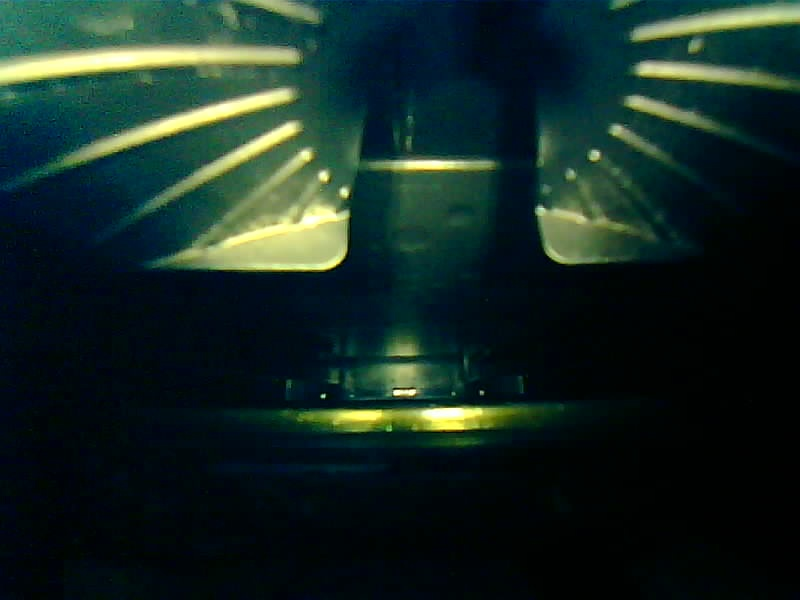
#> input picture Day 3 with weak models/images/Trial 1.jpg, 800 x 600 px, found by its file name
$ jupyter execute 'Robust Kicker.ipynb'
#> lines starting #> are read from the running program, lines starting #| are printed output that depends on the picture; after the words box and inside, x2 and y2 are one past the last pixel; in counts of white or black regions, pixels touching at a corner belong together
[cell 1]
import cv2
import numpy as np
import matplotlib.pyplot as plt
import os

# Function to extract and save reference features (ROI and edges) of the kicker
def extract_reference_features(image_path, save_dir):
    # Load the reference image
#> called with save_dir = 'Reference_Imgs'
    image = cv2.imread(image_path)
#> image is the input picture: shape (600, 800, 3); mean B, G, R 35.5, 40.6, 21.4
    if image is None:
        print("Error: Reference image not found.")
        return

    # Convert to grayscale
    gray_image = cv2.cvtColor(image, cv2.COLOR_BGR2GRAY)
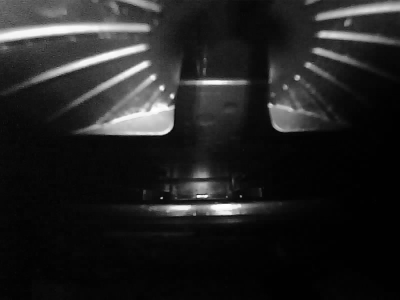
#> gray_image: shape (600, 800) (shown at 1/2 size); min 1, max 254, mean 34.2

    # Apply Gaussian blur to reduce noise
    blurred_image = cv2.GaussianBlur(gray_image, (5, 5), 0)

    # Perform Canny edge detection
    edges = cv2.Canny(blurred_image, 50, 150)
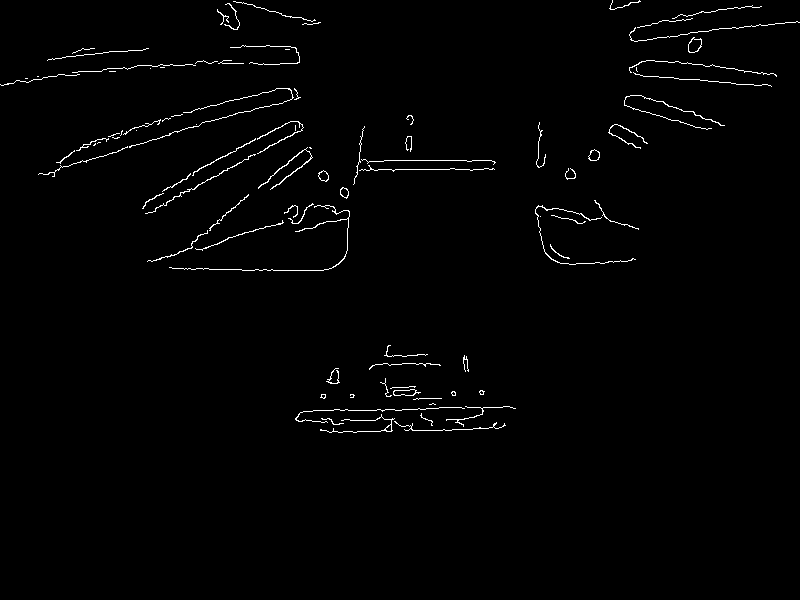
#> edges: shape (600, 800); 1.2% white in thin lines or dots, all inside (x1, y1, x2, y2) = (0, 0, 800, 433)

    # Define ROI (upper half of the image)
    height, width = edges.shape
    roi = edges[0:int(height/2), 0:width]  # Upper half of the edges image
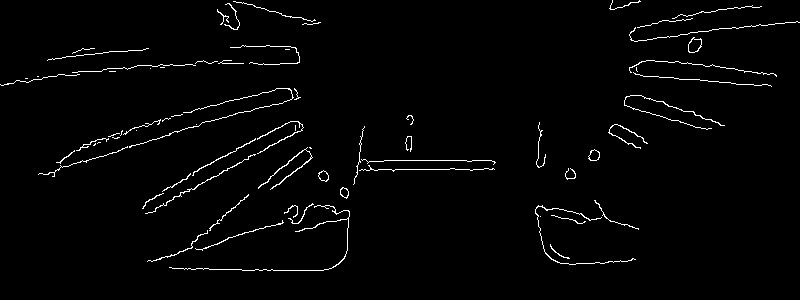
#> roi: shape (300, 800); 2% white in thin lines or dots

    # Save only the ROI (upper half) and its edges
    os.makedirs(save_dir, exist_ok=True)
    cv2.imwrite(os.path.join(save_dir, 'reference_roi.jpg'), roi)          # Save ROI of edges
    cv2.imwrite(os.path.join(save_dir, 'reference_edges.jpg'), roi)        # Save the same ROI as reference edges

    print(f"Reference features saved successfully in '{save_dir}'.")

# Test the function
extract_reference_features(
    'image collection/CV Image Collection/03 Kicker Detection/800x600/Kicker at front position/Trial 1.jpg',
    'Reference_Imgs'
)

## Kicker Detection

[cell 2]
import cv2
import numpy as np
import matplotlib.pyplot as plt

# Function to detect kicker based on edge similarity using feature matching
def detect_kicker_with_feature_matching(image_path, reference_roi, reference_edges, threshold=0.3):
    # Load the image
    image = cv2.imread(image_path)
    if image is None:
        print("Error: Image not found.")
        return None  # Return None if the image is not found

    # Step 1: Image Preprocessing
    gray_image = cv2.cvtColor(image, cv2.COLOR_BGR2GRAY)
    blurred_image = cv2.GaussianBlur(gray_image, (5, 5), 0)

    # Step 2: Edge Detection
    edges = cv2.Canny(blurred_image, 50, 150)

    # Step 3: Define ROI (upper half of the image)
    height, width = edges.shape
    roi = edges[0:int(height/2), 0:width]

    # Step 4: Feature Matching with ORB
    orb = cv2.ORB_create()

    # Detect keypoints and descriptors in reference and current ROI
    keypoints_ref, descriptors_ref = orb.detectAndCompute(reference_edges, None)
    keypoints_roi, descriptors_roi = orb.detectAndCompute(roi, None)

    # Check if keypoints are found
    if descriptors_ref is None or descriptors_roi is None:
        print("No keypoints detected in one of the images.")
        return None

    # Create BFMatcher object based on Hamming distance (suitable for ORB)
    bf = cv2.BFMatcher(cv2.NORM_HAMMING, crossCheck=True)

    # Match descriptors
    matches = bf.match(descriptors_ref, descriptors_roi)
    matches = sorted(matches, key=lambda x: x.distance)  # Sort by distance

    # Visualization of matches
    match_image = cv2.drawMatches(reference_edges, keypoints_ref, roi, keypoints_roi, matches[:20], None, flags=cv2.DrawMatchesFlags_NOT_DRAW_SINGLE_POINTS)

    # Calculate similarity based on good matches
    good_matches = [m for m in matches if m.distance < 50]  # Threshold for good matches
    similarity_score = len(good_matches) / len(matches) if matches else 0  # Similarity score

    kicker_detected = similarity_score >= threshold

    # Visualization
    plt.figure(figsize=(12, 10))
    plt.subplot(2, 2, 1)
    plt.imshow(cv2.cvtColor(image, cv2.COLOR_BGR2RGB))
    plt.title("Original Image")
    plt.axis("off")

    plt.subplot(2, 2, 2)
    plt.imshow(edges, cmap='gray')
    plt.title("Detected Edges")
    plt.axis("off")

    plt.subplot(2, 2, 3)
    plt.imshow(reference_edges, cmap='gray')
    plt.title("Reference Edges")
    plt.axis("off")

    plt.subplot(2, 2, 4)
    plt.imshow(match_image)
    plt.title(f"Feature Matching\n(Similarity Score: {similarity_score:.2f})")
    plt.axis("off")

    plt.tight_layout()
    plt.show()

    if kicker_detected:
        print(f"Kicker detected with similarity score: {similarity_score:.2f}")
    else:
        print("No kicker detected.")

    return kicker_detected

# Test the function
reference_roi = cv2.imread('Reference_Imgs/reference_roi.jpg', cv2.IMREAD_GRAYSCALE)
reference_edges = cv2.imread('Reference_Imgs/reference_edges.jpg', cv2.IMREAD_GRAYSCALE)

## Testing for True Cases

[cell 3]
detect_kicker_with_feature_matching('image collection/CV Image Collection/03 Kicker Detection/800x600/Kicker at front position/Trial 3.jpg', reference_roi, reference_edges, threshold=0.7)

[cell 4]
detect_kicker_with_feature_matching('image collection/CV Image Collection/03 Kicker Detection/800x600/Invalid Case/Kicker in reverse orientation/Trial 3.jpg', reference_roi, reference_edges, threshold=0.5)

## For No Kicker

[cell 5]
detect_kicker_with_feature_matching('image collection/CV Image Collection/03 Kicker Detection/800x600/Kicker at pos 100/Trial 1.jpg', reference_roi, reference_edges, threshold=0.7)
#> call 3 of detect_kicker_with_feature_matching, with threshold = 0.7
#> in detect_kicker_with_feature_matching (call 3), `keypoints_ref, descriptors_ref = orb.detectAndCompute(reference_edges,..`: keypoints_ref = 500 keypoints; strongest (x, y, size): (299, 127, 31), (344, 197, 31), (280, 224, 31), (609, 131, 31)
#> in detect_kicker_with_feature_matching (call 3), `keypoints_roi, descriptors_roi = orb.detectAndCompute(roi, None)`: keypoints_roi = 500 keypoints; strongest (x, y, size): (335, 209, 31), (345, 194, 31), (292, 98, 31), (158, 120, 31)
#> in detect_kicker_with_feature_matching (call 3), `matches = bf.match(descriptors_ref, descriptors_roi)`: matches = 404 matches
#> in detect_kicker_with_feature_matching (call 3), `match_image = cv2.drawMatches(reference_edges, keypoints_ref, roi, key..`:
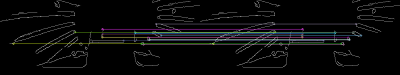
#> match_image: shape (300, 1600, 3) (shown at 1/4 size); mean of channels 0, 1, 2 11, 10.6, 10.5; drawn as B, G, R
#> in detect_kicker_with_feature_matching (call 3), `good_matches = [m for m in matches if m.distance < 50]`: good_matches = 403 matches
#> in detect_kicker_with_feature_matching (call 3), `similarity_score = len(good_matches) / len(matches) if matches else 0`: similarity_score = 0.998
#> in detect_kicker_with_feature_matching (call 3), `kicker_detected = similarity_score >= threshold`: kicker_detected = True
#> in detect_kicker_with_feature_matching (call 3), `plt.show()`:
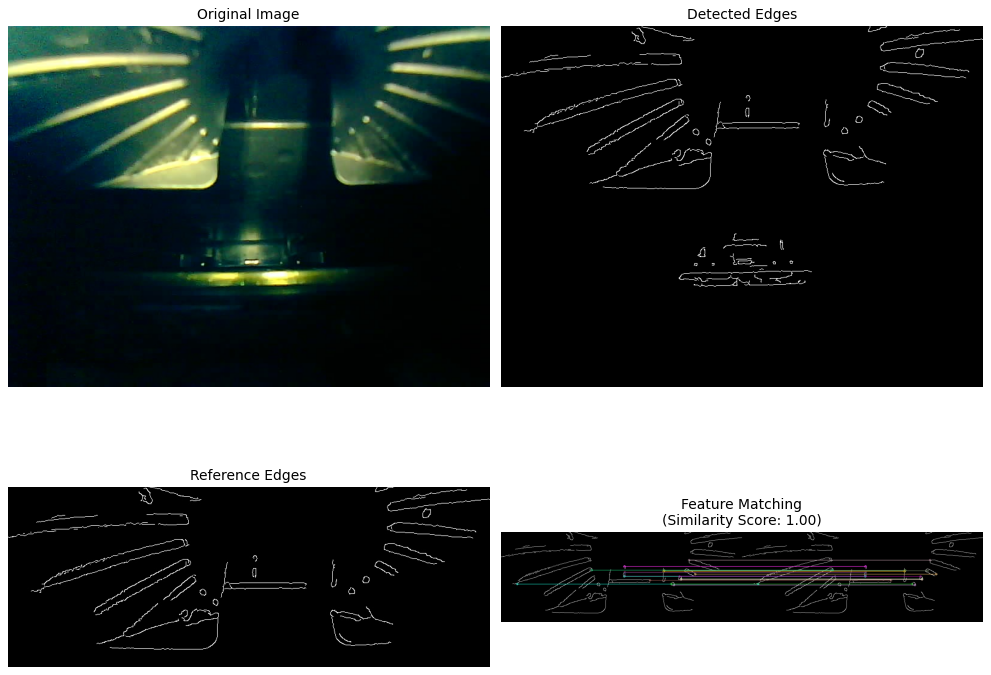
#> figure drawn by matplotlib, 4 panels
#| Kicker detected with similarity score: 1.00
#> Out = True

## Using Contours, Shape Matching

[cell 6]
import cv2
import numpy as np
import matplotlib.pyplot as plt

# Function to detect kicker based on edge similarity using shape matching and feature matching
def detect_kicker_with_shape_and_feature(image_path, reference_roi, reference_edges, threshold=0.4):
    # Load the image
    image = cv2.imread(image_path)
    if image is None:
        print("Error: Image not found.")
        return None  # Return None if the image is not found

    # Step 1: Image Preprocessing
    gray_image = cv2.cvtColor(image, cv2.COLOR_BGR2GRAY)
    blurred_image = cv2.GaussianBlur(gray_image, (5, 5), 0)

    # Step 2: Edge Detection
    edges = cv2.Canny(blurred_image, 50, 150)

    # Step 3: Define ROI (upper half of the image)
    height, width = edges.shape
    roi = edges[0:int(height/2), 0:width]

    # Step 4: Contour Analysis
    contours_ref, _ = cv2.findContours(reference_edges, cv2.RETR_EXTERNAL, cv2.CHAIN_APPROX_SIMPLE)
    contours_roi, _ = cv2.findContours(roi, cv2.RETR_EXTERNAL, cv2.CHAIN_APPROX_SIMPLE)

    if not contours_ref or not contours_roi:
        print("No contours found in one of the images.")
        return None

    # Find the largest contour in the reference image (assumed to be the kicker)
    ref_contour = max(contours_ref, key=cv2.contourArea)

    # Shape Matching: Compare each contour in ROI to the reference contour
    shape_scores = []
    for contour in contours_roi:
        shape_score = cv2.matchShapes(ref_contour, contour, cv2.CONTOURS_MATCH_I1, 0.0)
        shape_scores.append(shape_score)

    # Minimum shape score indicates the closest match
    min_shape_score = min(shape_scores) if shape_scores else 1.0

    # Step 5: Feature Matching with ORB (or another method)
    orb = cv2.ORB_create()
    keypoints_ref, descriptors_ref = orb.detectAndCompute(reference_edges, None)
    keypoints_roi, descriptors_roi = orb.detectAndCompute(roi, None)

    # Create BFMatcher object based on Hamming distance (suitable for ORB)
    bf = cv2.BFMatcher(cv2.NORM_HAMMING, crossCheck=True)

    if descriptors_ref is not None and descriptors_roi is not None:
        # Match descriptors
        matches = bf.match(descriptors_ref, descriptors_roi)
        matches = sorted(matches, key=lambda x: x.distance)  # Sort by distance

        # Calculate similarity based on good matches
        good_matches = [m for m in matches if m.distance < 50]  # Threshold for good matches
        similarity_score = len(good_matches) / len(matches) if matches else 0  # Similarity score
    else:
        similarity_score = 0

    # Decision based on both shape matching and feature matching
    kicker_detected = (min_shape_score <= 50) and (similarity_score >= threshold)

    # Visualization
    plt.figure(figsize=(12, 10))
    plt.subplot(2, 2, 1)
    plt.imshow(cv2.cvtColor(image, cv2.COLOR_BGR2RGB))
    plt.title("Original Image")
    plt.axis("off")

    plt.subplot(2, 2, 2)
    plt.imshow(edges, cmap='gray')
    plt.title("Detected Edges")
    plt.axis("off")

    plt.subplot(2, 2, 3)
    plt.imshow(reference_edges, cmap='gray')
    plt.title("Reference Edges")
    plt.axis("off")

    plt.subplot(2, 2, 4)
    plt.imshow(image, cmap='gray')
    if kicker_detected:
        cv2.putText(image, f"Kicker Detected!(Similarity: {similarity_score:.2f}, Shape: {min_shape_score:.2f})", (10, 30), cv2.FONT_HERSHEY_SIMPLEX, 1, (0, 255, 0), 2)
    else:
        cv2.putText(image, "Kicker Not Detected", (10, 30), cv2.FONT_HERSHEY_SIMPLEX, 1, (0, 0, 255), 2)

    plt.imshow(image)
    plt.title(f"Detection Result\n(Similarity: {similarity_score:.2f}, Shape: {min_shape_score:.2f})")
    plt.axis("off")

    plt.tight_layout()
    plt.show()

    if kicker_detected:
        print(f"Kicker detected with similarity score: {similarity_score:.2f} and shape score: {min_shape_score:.2f}")
    else:
        print("No kicker detected.")

    return kicker_detected

# Test the function with the reference images
reference_roi = cv2.imread('Reference_Imgs/reference_roi.jpg', cv2.IMREAD_GRAYSCALE)
reference_edges = cv2.imread('Reference_Imgs/reference_edges.jpg', cv2.IMREAD_GRAYSCALE)

detect_kicker_with_shape_and_feature('image collection/CV Image Collection/03 Kicker Detection/800x600/Kicker at front position/Trial 3.jpg', reference_roi, reference_edges, threshold=0.7)

## No Kicker

[cell 7]
detect_kicker_with_shape_and_feature('image collection/CV Image Collection/03 Kicker Detection/800x600/Kicker at pos 100/Trial 3.jpg', reference_roi, reference_edges, threshold=0.7)

## Kicker at Invalid place

[cell 8]
detect_kicker_with_shape_and_feature('image collection/CV Image Collection/03 Kicker Detection/800x600/Invalid Case/Kicker in reverse orientation/Trial 1.jpg', reference_roi, reference_edges, threshold=0.7)
#> call 3 of detect_kicker_with_shape_and_feature, with threshold = 0.7
#> in detect_kicker_with_shape_and_feature (call 3), `contours_ref, _ = cv2.findContours(reference_edges, cv2.RETR_EXTERNAL,..`: contours_ref = 524 contours, 502 with area under 20; largest, box (x1, y1, x2, y2) and area: (144, 200, 352, 272) 7837, (32, 88, 304, 183) 4126, (624, 0, 800, 88) 3356, (136, 120, 304, 216) 2806, (336, 120, 496, 200) 1566
#> in detect_kicker_with_shape_and_feature (call 3), `contours_roi, _ = cv2.findContours(roi, cv2.RETR_EXTERNAL, cv2.CHAIN_A..`: contours_roi = 71 contours, 57 with area under 20; largest, box (x1, y1, x2, y2) and area: (688, 37, 702, 53) 146, (588, 149, 600, 161) 90, (318, 170, 329, 182) 78, (340, 187, 349, 199) 64, (258, 147, 313, 190) 64
#> in detect_kicker_with_shape_and_feature (call 3), `ref_contour = max(contours_ref, key=cv2.contourArea)`: ref_contour = contour of 754 points, box (x1, y1, x2, y2) (144, 200, 352, 272), area 7837
#> the loop in detect_kicker_with_shape_and_feature (call 3), `for contour in contours_roi:` made 71 passes
#> shape_score on passes 1, 2, 3, 5, 6, 7, 8, 9: 11.02, 7.36, 6.36, 9.66, 6.42, 6.87, 88.17, 9.77
#> after the loop in detect_kicker_with_shape_and_feature (call 3), `for contour in contours_roi:`: shape_scores = 71 items, first 6: 11.02, 7.36, 6.36, 1.8e+308, 9.66, 6.42
#> in detect_kicker_with_shape_and_feature (call 3), `min_shape_score = min(shape_scores) if shape_scores else 1.0`: min_shape_score = 0.625
#> in detect_kicker_with_shape_and_feature (call 3), `matches = bf.match(descriptors_ref, descriptors_roi)`: matches = 404 matches
#> in detect_kicker_with_shape_and_feature (call 3), `good_matches = [m for m in matches if m.distance < 50]`: good_matches = 403 matches
#> in detect_kicker_with_shape_and_feature (call 3), `similarity_score = len(good_matches) / len(matches) if matches else 0`: similarity_score = 0.998
#> in detect_kicker_with_shape_and_feature (call 3), `kicker_detected = (min_shape_score <= 50) and (similarity_score >= thr..`: kicker_detected = True
#> in detect_kicker_with_shape_and_feature (call 3), `cv2.putText(image, f"Kicker Detected!(Similarity: {similarity_score:.2..`:
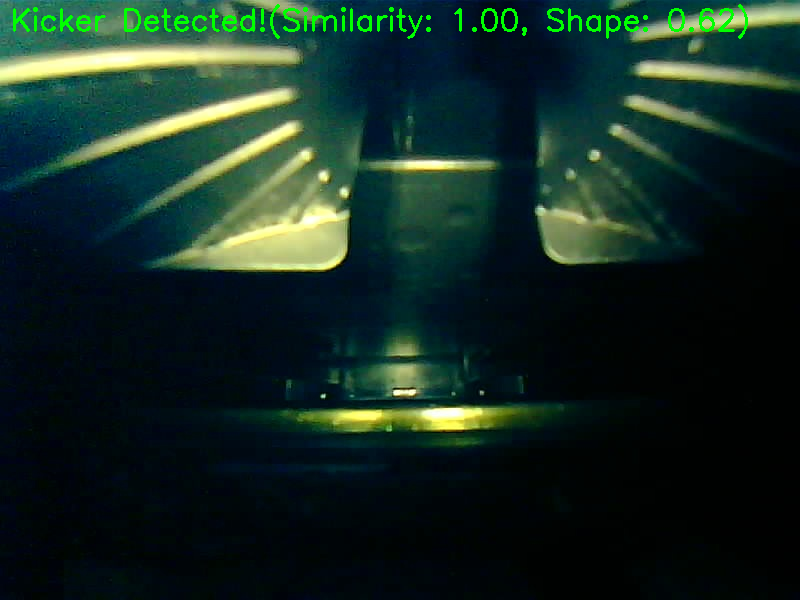
#> image: shape (600, 800, 3); 1.04% of pixels changed, all inside (x1, y1, x2, y2) = (13, 4, 748, 39)
#> in detect_kicker_with_shape_and_feature (call 3), `plt.show()`:
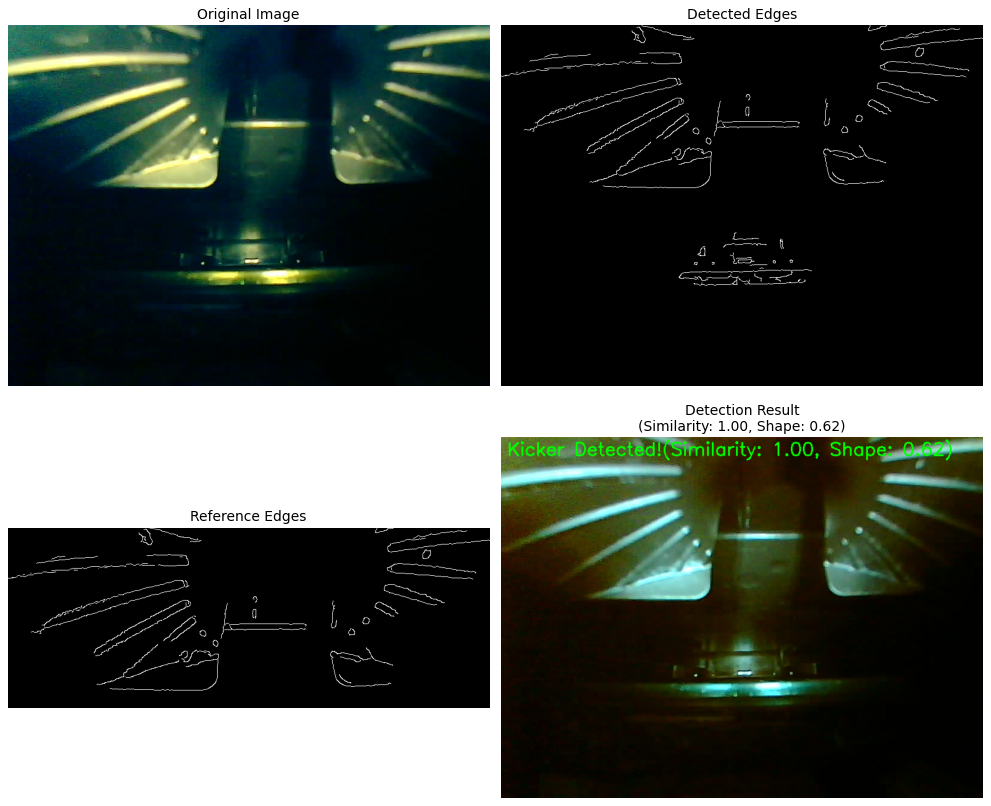
#> figure drawn by matplotlib, 4 panels; B, G, R data is drawn as R, G, B
#| Kicker detected with similarity score: 1.00 and shape score: 0.62
#> Out = True
